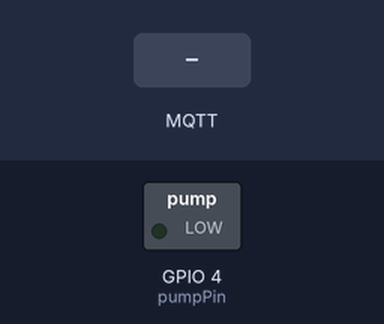
A sketch run on a simulated ESP32. Shown: switched loads named in the sketch (green lamp = pin HIGH). Inputs (shaded band) come from the test bench. WiFi joins after 1.5 s; servers stay silent unless stated; no MQTT or app messages arrive unless stated; what the sketch prints to the serial monitor is not drawn.

Above: at 3.2 s.
3.3 s: MQTT message "5" arrives on the first subscribed topic
At 4.0 s:
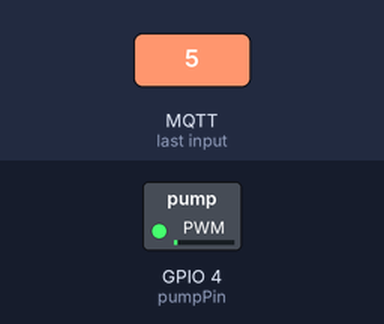
4.8 s: MQTT message "90" arrives on the first subscribed topic
At 5.1 s:
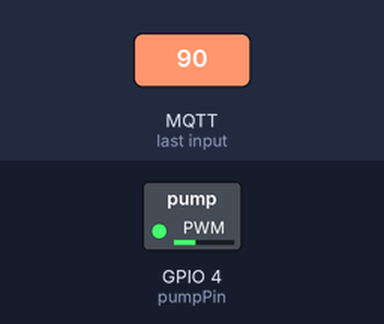
6.3 s: MQTT message "200" arrives on the first subscribed topic
At 7.5 s:
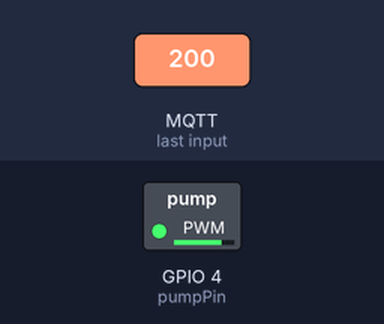
7.8 s: MQTT message "on" arrives on the first subscribed topic
At 8.6 s:
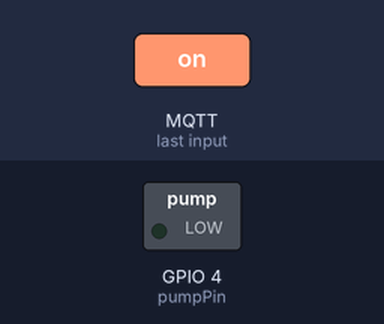
Timing chart, 0 to 10.8 s (numbered marks = the images above; inputs shaded):
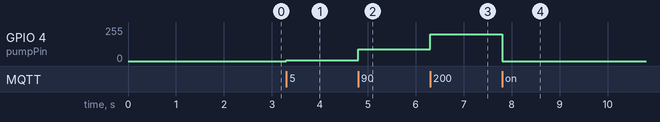

The sketch:

esp32__moisture_pump.ino
```cpp
#include <PubSubClient.h>
#include <analogWrite.h>
#include <WiFi.h>
// network credentials (STATION)
const char* ssid = "LEO1_TEAM_06";
const char* password = "embeddedlinux";

//MQTT
const char* mqtt_server =  "192.168.10.1";
WiFiClient espClient;
PubSubClient client(espClient);
#define pumpPin 4
#define moisturePin 34
#define lightPin 36
#define topicMoisture "moisture"
#define topicLight "light"
long int t1 = millis();
#ifdef __cplusplus
extern "C" {
#endif
uint8_t temprature_sens_read();
#ifdef __cplusplus
}
#endif
uint8_t temprature_sens_read();
void initWiFi() {
  WiFi.mode(WIFI_STA);
  WiFi.begin(ssid, password);
  Serial.print("Connecting to WiFi ..");
  while (WiFi.status() != WL_CONNECTED) {
    Serial.print('.');
    delay(1000);
  }
  Serial.println(WiFi.localIP());
}
void reconnect() {
  // Loop until we're reconnected
  while (!client.connected()) {
    Serial.print("Attempting MQTT connection...");
    // Attempt to connect
    if (client.connect("ESP32", "my_user", "bendevictor")) {
      Serial.println("connected");
      // Subscribe
      client.subscribe("pumpActuator");
    } else {
      Serial.print("failed, rc=");
      Serial.print(client.state());
      Serial.println(" try again in 5 seconds");
      // Wait 5 seconds before retrying
      delay(5000);
    }
  }
}
void pumpPWMExecute(int output, int duration){
  analogWrite(pumpPin, output);
}
void callback(char* topic, byte* message, unsigned int length) {
  String msg = "";
  for(int i = 0; i< length; i++){
    msg = msg+(char)message[i];
  }
  char* pumpTopic = "pumpActuator";
  if(String(topic) == String(pumpTopic)){
    Serial.print("pump: " + msg);
    pumpPWMExecute(msg.toInt(), 10000);
  }
}
void setup() {
  Serial.begin(115200);
  initWiFi();
  client.setServer(mqtt_server, 1883);
  client.setCallback(callback);
}

void loop() {

  if (!client.connected()) {
    reconnect();
  }
        client.loop();
  if(millis() >= (t1 + 10000)){
      float sensorValue = analogRead(moisturePin);
  char result[9];
  client.publish(topicMoisture, dtostrf(sensorValue,6,3,result));

  float lightValue = analogRead(lightPin);
  //Serial.println(lightValue);
  char result2[9];
  client.publish(topicLight, dtostrf(lightValue,6,3,result2));

  //Serial.print("Temperature: ");

  // Convert raw temperature in F to Celsius degrees
  float internalTemp = (temprature_sens_read() - 32) / 1.8;
  char result3[9];
  client.publish("internalTempESP32", dtostrf(internalTemp,6,3,result3));
  t1 = millis();
  }
  //delay(5000);
}
```

Measured:
- after the input at 3.3 s, GPIO 4 (pumpPin): 0/255 → 5/255 at once
- after the input at 4.8 s, GPIO 4 (pumpPin): 5/255 → 90/255 at once
- after the input at 6.3 s, GPIO 4 (pumpPin): 90/255 → 200/255 at once
- after the input at 7.8 s, GPIO 4 (pumpPin): 200/255 → 0/255 at once
